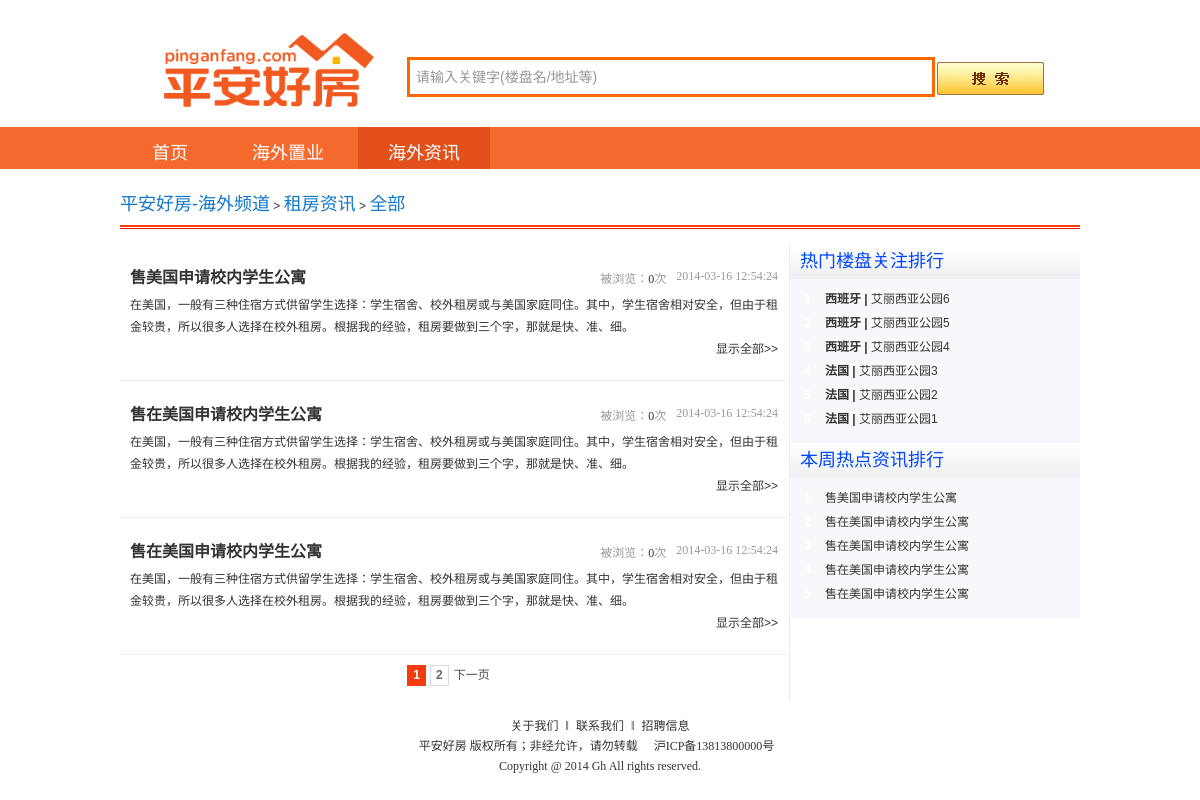
Screenshot of /article_list.php with the database file from the repository.
### tables this page shows
CREATE TABLE `article` (                                 
	article_id INT UNSIGNED AUTO_INCREMENT NOT NULL,     
	user_id INT UNSIGNED NOT NULL,                       
    cate_id TINYINT NOT NULL,                            
    type TINYINT NOT NULL,                               
	title VARCHAR(120) NOT NULL,                         
	subtitle VARCHAR(120) NOT NULL,                      
	abstract VARCHAR(900) NOT NULL,                      
	content TEXT NOT NULL,                               
    view_count INT UNSIGNED DEFAULT 0,                   
	remark VARCHAR(300) NOT NULL,                        
	status TINYINT NOT NULL DEFAULT 0,                   
	create_time DATETIME NOT NULL,                       
	update_time DATETIME NOT NULL,                       
	PRIMARY KEY(article_id),
	INDEX(cate_id),
	INDEX(title)
);

CREATE TABLE `house` (                               
	house_id INT UNSIGNED AUTO_INCREMENT NOT NULL,   
	city_id INT UNSIGNED NOT NULL,                   
	user_id INT NOT NULL,                            
	name VARCHAR(300) NOT NULL,                      
	type TINYINT NOT NULL,	                         
	layout_area VARCHAR(300) NOT NULL,               
	price_desc VARCHAR(300) NOT NULL,                
	price_level TINYINT UNSIGNED NOT NULL,           
	position VARCHAR(300) NOT NULL,                  
	decoration_state VARCHAR(120) NOT NULL,          
	property VARCHAR(120) NOT NULL,                  
	project_intro_brief VARCHAR(300) NOT NULL,       
	project_intro VARCHAR(3000) NOT NULL,            
	phone_num VARCHAR(20) NOT NULL,                  
	image_urls VARCHAR(1000) NOT NULL,               
    is_on_sale TINYINT NOT NULL,                     
    is_rental TINYINT NOT NULL,                      
    display_order INT NOT NULL DEFAULT 999,          
    view_count INT UNSIGNED NOT NULL DEFAULT 0,      
	remark VARCHAR(600) ,                            
	status TINYINT NOT NULL DEFAULT 0,               
	create_time DATETIME NOT NULL,                   
	update_time DATETIME NOT NULL,                   
	PRIMARY KEY(house_id),
	INDEX(house_id),
	INDEX(city_id),
	INDEX(name),
	INDEX(type),
	INDEX(price_level)
);

CREATE TABLE `country` (
	country_id INT UNSIGNED AUTO_INCREMENT NOT NULL,     
	user_id INT UNSIGNED NOT NULL,                       
	name varchar(300) NOT NULL,                          
    region tinyint unsigned not null,                    
    remark VARCHAR(500) NOT NULL,                        
    status TINYINT NOT NULL,                             
	create_time DATETIME NOT NULL,                       
	update_time DATETIME NOT NULL,                       
	PRIMARY KEY(country_id),
	INDEX(name)
);

### public/article_list.php (called while the page is built, shortened)
<?php
include_once('../config.php');
require_once("../lib/common.php");
$caid        = (empty($_GET['caid'])) ? '': intval($_GET['caid']);
$page       = (empty($_GET['page'])) ? 1: intval($_GET['page']);
if ( empty($caid) ) {
    $caid_sql   = '';
} else {
    $caid_sql   = ' and article.cate_id = :caid ';
}
$dbh    = new PDO($_cfg_db_dsn, $_cfg_db_user, $_cfg_db_pwd);
$sql    = 'select count(1) count from article  where 1 = 1 '. $caid_sql;
$sth    = $dbh->prepare($sql);
$sth->execute();
$article_count_data   = $sth->fetchAll(PDO::FETCH_ASSOC);
if ( empty($article_count_data) ) {
    $article_data = '';
} else {
    $article_count  = (empty($article_count_data)) ? 0 : $article_count_data[0]['count'];
    $page_size      = empty($_cfg_page_size_article)? 10: $_cfg_page_size_article;
    $max_page       = ceil($article_count / $page_size);
    $page           = ( $page < 1 ) ? 1 : $page;
    $page           = ( $page > $max_page ) ? $max_page : $page;
    $record_start   = ($page - 1) * $page_size;
    $sql    = ' select
                    article.article_id id, article.abstract,
                    article.title, article.update_time,
                    article.view_count vc,
                    article_cate.cate_name caname,
                    article_cate.cate_id caid
                from
                    article, article_cate
                where
                    article.cate_id = article_cate.cate_id
                    '.
                    $caid_sql.
                    ' limit '. $record_start. ', '. $page_size;
    $sth    = $dbh->prepare($sql);
    $sth->execute();
    $article_data   = $sth->fetchAll(PDO::FETCH_ASSOC);
}
$sql            = ' select
                        house_id id, house.name name, house.view_count vc,
                        price_desc,
                        city.city_id ciid, city.name ciname,
                        country.country_id coid, country.name coname,
                        country.region region
                    from
                        house, city, country
                    where
                        house.city_id = city.city_id
                        and
                        city.country_id = country.country_id
                    order by house.view_count desc
                    limit 9';
$sth            = $dbh->prepare($sql);
$sth->execute();
$hot_house_data = $sth->fetchAll(PDO::FETCH_ASSOC);
$sql                = ' select
                            article_id id, article.title title
                        from
                            article
                        order by update_time desc
                        limit 10';
$sth                = $dbh->prepare($sql);
$sth->execute();
$hot_article_data   = $sth->fetchAll(PDO::FETCH_ASSOC);
$cmb['file']        = $_SERVER['SCRIPT_NAME'];
$crumbs = get_crumbs($cmb);
include('./tpl/article_list.php');
?>

### config.php (called while the page is built, shortened)
<?php
$_cfg_siteRoot = "http://gh/";
$_cfg_page_size_article = 3;
?>

### public/tpl/article_list.php (the view, shortened to what this page needs)
<?php include('./tpl/uiparts/header.php'); ?>
<link rel="stylesheet" type="text/css" href="./css/News_2012.css">
<body>
    <?php include('./tpl/uiparts/new_search.php'); ?>
    <?php include('./tpl/uiparts/navi_header.php'); ?>
<div class="worldbox">
<?php echo $crumbs; ?>
</div>
<div class="worldbox">
<div class="row" id="listNav">
</div>
</div>
<div class="worldbox">
  <section class="clearfix" id="newsCon">
        <div class="grid17 first">
            <div class="right_bar clearfix">
                <div class="news_BoxWrap">
              <ul>
                <?php
                if ( empty($article_data) ) {
                    echo '<p>对不起，没有相关资讯。</p>';
                } else {
                    foreach ( $article_data as $article ) {
                        $url    = $_cfg_siteRoot. 'article.php?id='. $article['id'];
                        echo    '<li><h2 class="news_BrowH clearfix">'.
                                '<a class="blue fl" href="'. $url.
                                '" target="_blank" title="'. $article['title'].
                                '"><strong>'. $article['title'].
                                '</strong></a><span class="news_date fr">'.
                                $article['update_time'].
                                '</span><span class="news_date fr">被浏览：<a href="'.
                                $url. '">'. $article['vc']. '</a>次</span></h2><p class="gray">'.
                                $article['abstract']. '</p><a href="'. $url.
                                '" target="_blank" title="显示全部" class="fr">显示全部&gt;&gt;</a></li>';
                    }
                }
                ?>
<div class="pager">
<?php
$base_url   = $_cfg_siteRoot. 'article_list.php?caid='. $caid. '&page=';
for ( $index = 1; $index <= $max_page; ++$index ) {
    if ( $page == $index ) {
        echo '<span class="current">'. $index. '</span>';
    } else {
        echo '<span class="item"><a href="'. $base_url. $index. '">'. $index. '</a></span>';
    }
}
if ( $page < $max_page ) {
    echo '<a href="'. $base_url. ($page+1). '">下一页</a>';
}
?>
</div>
                    </ul>
                </div>
            </div>
    </div>
        <div class="grid280" id="hotNews">
              <div class="title_g clearfix">热门楼盘关注排行</div>
              <div class="topic_rank clearfix">
                <ul>
                    <?php
                    $index = 1;
                    foreach ( $hot_house_data as $hot_house ) {
                        $link_url   = $_cfg_siteRoot. 'house.php?id='. $hot_house['id'];
                        $class  = ( 1 == $index ) ? 'icon1' : 'icon2';
                        echo    '<li><strong class="'. $class. '">'. $index. '</strong><cite><b>'.
                                $hot_house['coname']. ' | </b><a target="_blank" href="'.
                                $link_url. '" title="'. $hot_house['name']. '">'.
                                $hot_house['name']. '</a></cite><span><b>'.
                                $hot_house['price_desc']. '</b></span></li>';
                        ++$index;
                    }
                    ?>
                </ul>
              </div>
               <div class="title_g clearfix">本周热点资讯排行</div>
                 <div class="topic_rank clearfix">
                   <ul>
                    <?php
                    $index = 1;
                    foreach ( $hot_article_data as $hot_article ) {
                        $link_url   = $_cfg_siteRoot. 'artilce.php?id='. $hot_article['id'];
                        $class  = ( 1 == $index ) ? 'icon1' : 'icon2';
                        echo    '<li><strong class="'. $class. '">'. $index. '</strong><cite>'.
                                '<a href="'.  $link_url.
                                '" title="'. $hot_article['title']. '">'.
                                $hot_article['title']. '</a></cite>'.
                                '</li>';
                        ++$index;
                    }
                    ?>
                  </ul>
                </div>
        </div>
</section></div>
<?php include('./tpl/uiparts/footer.php'); ?>
</body>
</html>

### lib/common.php (shortened to what this page needs)
<?php
function get_crumbs( $Params ) {
    global $_cfg_siteRoot;
    $params = array();
    $params['l0']['name'] = '平安好房-海外频道';
    $params['l0']['link'] = $_cfg_siteRoot;
    $Params['file'] = strrchr($Params['file'], '/');
    switch ( $Params['file'] ) {
        case '/article.php':
        case '/article_list.php':
            $params['l1']['name'] = '租房资讯';
            $params['l1']['link'] = $_cfg_siteRoot. 'article_list.php';
            if ( empty($Params['caid']) ) {
                $params['l2']['name'] = '全部';
                $params['l2']['link'] = $params['l1']['link'];
            } else {
                $params['l2']['name'] = $Params['caname'];
                $params['l2']['link'] = $params['l1']['link']. '?caid='. $Params['caid'];
            }
            break;
    }
    $crumbs = '<div class="oscrumb"><div class="s1">';
    foreach ( $params as $part ) {
        $crumbs .= '<a href="'. $part['link']. '" target="_blank">'. $part['name']. '</a> &gt; ';
    }
    $crumbs = substr( $crumbs, 0, strrpos( $crumbs, '&' ) - strlen($crumbs) );
    $crumbs .= '</div><div class="s2"></div><div class="clear"></div>';
    return $crumbs;
}
?>

### rows the page displays
article: title "售美国申请校内学生公寓", update_time "2014-03-16 12:54:24", view_count "0", abstract "在美国，一般有三种住宿方式供留学生选择：学生宿舍、校外租房或与美国家庭同住。其中，学生宿舍相对安全，但由于租金较贵，所以很多人选择在校外租房。根据我的经验，租房要做到三个字，那就是快、准、细。"
article: title "售在美国申请校内学生公寓", update_time "2014-03-16 12:54:24", view_count "0", abstract "在美国，一般有三种住宿方式供留学生选择：学生宿舍、校外租房或与美国家庭同住。其中，学生宿舍相对安全，但由于租金较贵，所以很多人选择在校外租房。根据我的经验，租房要做到三个字，那就是快、准、细。"
article: title "售在美国申请校内学生公寓", update_time "2014-03-16 12:54:24", view_count "0", abstract "在美国，一般有三种住宿方式供留学生选择：学生宿舍、校外租房或与美国家庭同住。其中，学生宿舍相对安全，但由于租金较贵，所以很多人选择在校外租房。根据我的经验，租房要做到三个字，那就是快、准、细。"
house: country.name "西班牙", name "艾丽西亚公园6"
house: country.name "西班牙", name "艾丽西亚公园5"
house: country.name "西班牙", name "艾丽西亚公园4"
house: country.name "法国", name "艾丽西亚公园3"
house: country.name "法国", name "艾丽西亚公园2"
house: country.name "法国", name "艾丽西亚公园1"
article: title "售在美国申请校内学生公寓"
article: title "售在美国申请校内学生公寓"

### other values shown
$part['name'] "平安好房-海外频道"
$part['name'] "租房资讯"
$part['name'] "全部"
